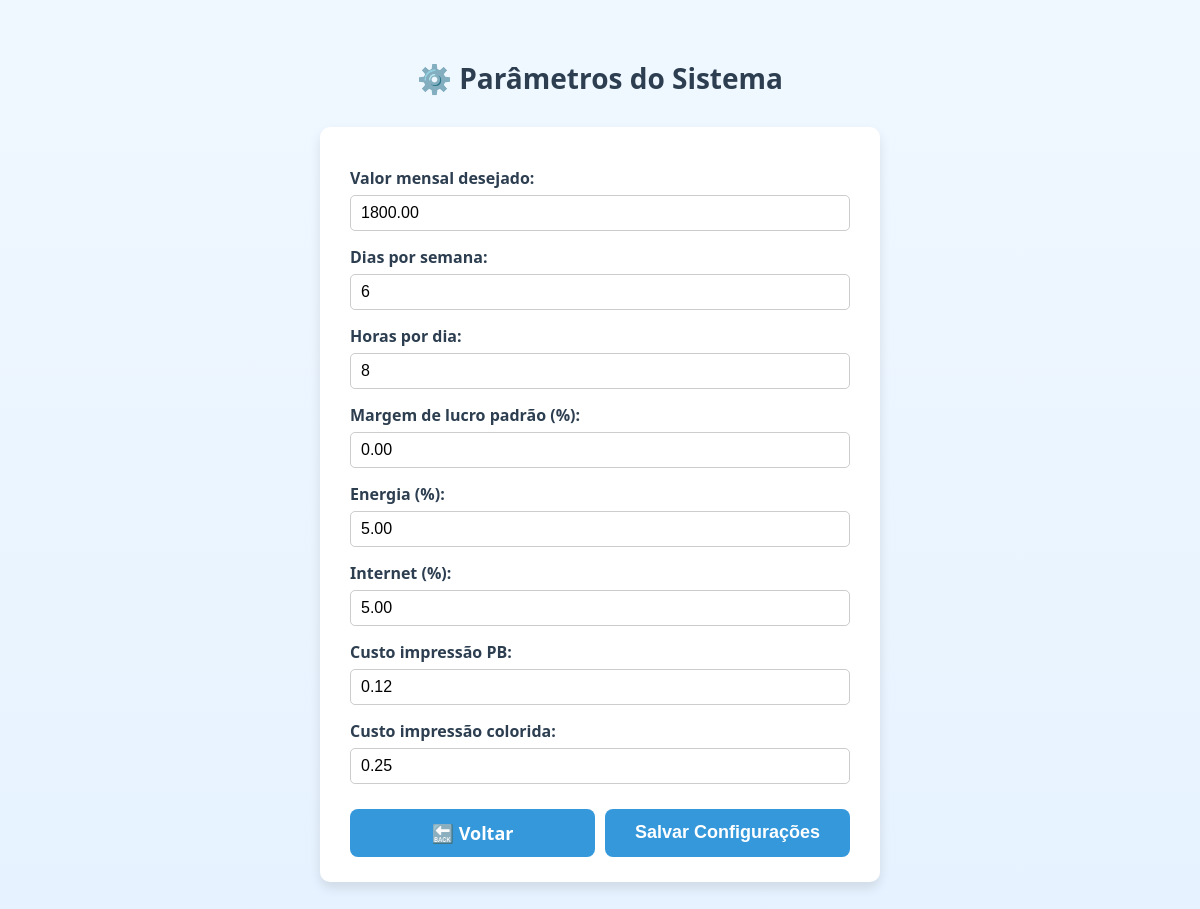
Page /parametros/ on the committed database.
### core/models.py (models this page shows, shortened)
class ConfiguracoesSistema(models.Model):
    valor_mensal_desejado = models.DecimalField(
        "Valor mensal desejado", max_digits=10, decimal_places=2, default=Decimal('0.00')
    )
    dias_por_semana = models.PositiveIntegerField("Dias por semana", default=5)
    horas_por_dia = models.PositiveIntegerField("Horas por dia", default=8)
    margem_lucro_padrao = models.DecimalField(
        "Margem de lucro padrão (%)", max_digits=5, decimal_places=2, default=Decimal('10.00')
    )
    percentual_energia = models.DecimalField("Energia (%)", max_digits=5, decimal_places=2, default=Decimal('0.00'))
    percentual_internet = models.DecimalField("Internet (%)", max_digits=5, decimal_places=2, default=Decimal('0.00'))
    custo_impressao_pb = models.DecimalField("Custo impressão PB", max_digits=6, decimal_places=2, default=Decimal('0.00'))
    custo_impressao_colorida = models.DecimalField("Custo impressão colorida", max_digits=6, decimal_places=2, default=Decimal('0.00'))

### core/views.py (the view)
# urls.py: path('parametros/', views.parametros_sistema, name='parametros_sistema'),
def parametros_sistema(request):
    configuracao, created = ConfiguracoesSistema.objects.get_or_create(pk=1)
    if request.method == 'POST':
        form = ConfiguracoesSistemaForm(request.POST, instance=configuracao)
        if form.is_valid():
            form.save()
            return redirect('parametros_sistema')
    else:
        form = ConfiguracoesSistemaForm(instance=configuracao)
    return render(request, 'core/parametros_sistema.html', {'form': form})

### core/forms.py
class ConfiguracoesSistemaForm(forms.ModelForm):
    class Meta:
        model = ConfiguracoesSistema
        fields = '__all__'
        widgets = {
            'valor_mensal_desejado': forms.NumberInput(attrs={'step': '0.01'}),
            'margem_lucro_padrao': forms.NumberInput(attrs={'step': '0.01'}),
            'percentual_energia': forms.NumberInput(attrs={'step': '0.01'}),
            'percentual_internet': forms.NumberInput(attrs={'step': '0.01'}),
            'custo_impressao_pb': forms.NumberInput(attrs={'step': '0.01'}),
            'custo_impressao_colorida': forms.NumberInput(attrs={'step': '0.01'}),
        }

### core/templates/core/parametros_sistema.html (shortened to what this page needs)
<!DOCTYPE html>
<html lang="pt-br">
<head>
</head>
<body>
  <h1>⚙️ Parâmetros do Sistema</h1>
  <form method="post" novalidate>
    {% for field in form %}
      <label for="{{ field.id_for_label }}">{{ field.label }}:</label>
      {{ field }}
    {% endfor %}
    <div class="buttons">
      <a href="{% url 'dashboard' %}" class="btn-voltar">🔙 Voltar</a>
      <button type="submit">Salvar Configurações</button>
    </div>
  </form>
</body>
</html>

### core/templates/core/parametros_sistema.html (style rules this page uses)
body { font-family: 'Segoe UI', Tahoma, Geneva, Verdana, sans-serif; background: linear-gradient(to bottom, #f0f8ff, #e6f2ff); padding: 40px 20px; margin: 0; color: #2c3e50; }
h1 { text-align: center; font-size: 28px; margin-bottom: 30px; }
form { max-width: 500px; margin: 0 auto; background: #fff; padding: 25px 30px; border-radius: 10px; box-shadow: 0 6px 12px rgba(0,0,0,0.1); }
label { display: block; font-weight: bold; margin-bottom: 6px; margin-top: 15px; }
input[type="number"] { width: 100%; padding: 8px 10px; font-size: 16px; border-radius: 5px; border: 1px solid #ccc; box-sizing: border-box; }
.buttons { display: flex; justify-content: space-between; margin-top: 25px; gap: 10px; }
button, .btn-voltar { flex: 1; padding: 12px; font-size: 18px; font-weight: bold; background-color: #3498db; color: white; border: none; border-radius: 8px; cursor: pointer; text-align: center; text-decoration: none; display: inline-block; transition: background-color 0.3s; box-sizing: border-box; }

### rows in the picture
ConfiguracoesSistema: form "1800.00" "6" "8" "0.00" "5.00" "5.00" "0.12" "0.25"

### other values in the picture
{{ field.label }} "Valor mensal desejado" "Dias por semana" "Horas por dia" "Margem de lucro padrão (%)" "Energia (%)" "Internet (%)" "Custo impressão PB" "Custo impressão colorida"
